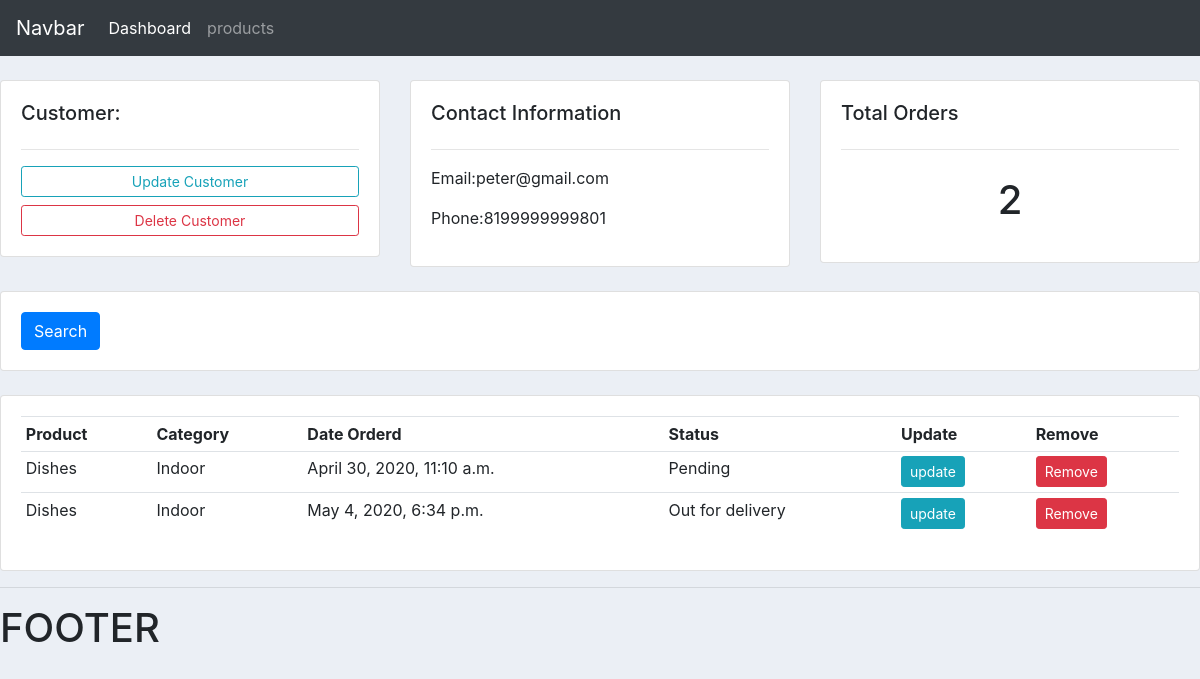
The app's page /customer/2/ with its own data.
### accounts/models.py (models this page shows, shortened)
class Customer(models.Model):
    name=models.CharField(max_length=200,null=True)
    phone=models.CharField(max_length=200,null=True)
    email=models.CharField(max_length=200,null=True)
    data_created=models.DateTimeField(auto_now_add=True,null=True)

class Order(models.Model):
    STATUS = (
			('Pending', 'Pending'),
			('Out for delivery', 'Out for delivery'),
			('Delivered', 'Delivered'),
			)
    customer=models.ForeignKey(Customer,null=True,on_delete=models.SET_NULL)
    product=models.ForeignKey(Product,null=True,on_delete=models.SET_NULL)
    data_created=models.DateTimeField(auto_now_add=True,null=True)
    status = models.CharField(max_length=200, null=True, choices=STATUS)

class Product(models.Model):
    CATEGORY = (
			('Indoor', 'Indoor'),
			('Out Door', 'Out Door'),
			)
    name=models.CharField(max_length=200,null=True)
    peice=models.FloatField(null=True)
    category = models.CharField(max_length=200, null=True, choices=CATEGORY)
    description=models.CharField(max_length=200,null=True,blank=True)
    data_created=models.DateTimeField(auto_now_add=True,null=True)
    tags=models.ManyToManyField(Tag)
    def __str__(self):
        return self.name

### accounts/views.py (the view)
# urls.py: path('customer/<str:pk_test>/',views.customer,name='customer'),
def customer(request,pk_test):
    customer=Customer.objects.get(id=pk_test)
    orders = customer.order_set.all()
    order_count=orders.count()
    context={'customer':customer,'orders':orders,'order_count':order_count}
    return render(request,'accounts/customer.html',context)

### accounts/templates/accounts/customer.html
{%  extends 'accounts/main.html' %}
{% block content %}
	<br>
<div class="row">
	<div class="col-md">
		<div class="card card-body">
			<h5>Customer:</h5>
			<hr>
			<a class="btn btn-outline-info  btn-sm btn-block" href="">Update Customer</a>
			<a class="btn btn-outline-danger  btn-sm btn-block" href="">Delete Customer</a>
		</div>
	</div>
	<div class="col-md">
		<div class="card card-body">
			<h5>Contact Information</h5>
			<hr>
			<p>Email:{{customer.email}} </p>
			<p>Phone:{{customer.phone}} </p>
		</div>
	</div>
	<div class="col-md">
		<div class="card card-body">
			<h5>Total Orders</h5>
			<hr>
			<h1 style="text-align: center;padding: 10px">{{order_count}}</h1>
		</div>
	</div>
</div>
<br>
<div class="row">
	<div class="col">
		<div class="card card-body">
			<form method="get">
		    <button class="btn btn-primary" type="submit">Search</button>
		  </form>
		</div>
	</div>
</div>
<br>
<div class="row">
	<div class="col-md">
		<div class="card card-body">
			<table class="table table-sm">
				<tr>
					<th>Product</th>
					<th>Category</th>
					<th>Date Orderd</th>
					<th>Status</th>
					<th>Update</th>
					<th>Remove</th>
				</tr>
				{%for order in orders%}
				<tr>
					<td>{{order.product}}</td>
					<td>{{order.product.category}}</td>
					<td>{{order.data_created}}</td>
					<td>{{order.status}}</td>
					<td><a class="btn btn-sm btn-info" href="#">update</a></td>
					<td><a class="btn btn-sm btn-danger" href="#">Remove</a></td>
				</tr>
				{%endfor%}
			</table>
		</div>
	</div>
</div>
{% endblock %}

### static/css/main.css (style rules this page uses)
body { background-color: #ebeff5; }

### records on screen
Customer: email "peter@gmail.com", phone "8199999999801"
Order: product "Dishes", product.category "Indoor", data_created "April 30, 2020, 11:10 a.m.", status "Pending"
Order: product "Dishes", product.category "Indoor", data_created "May 4, 2020, 6:34 p.m.", status "Out for delivery"

### other values on screen
{{ order_count }} "2"
